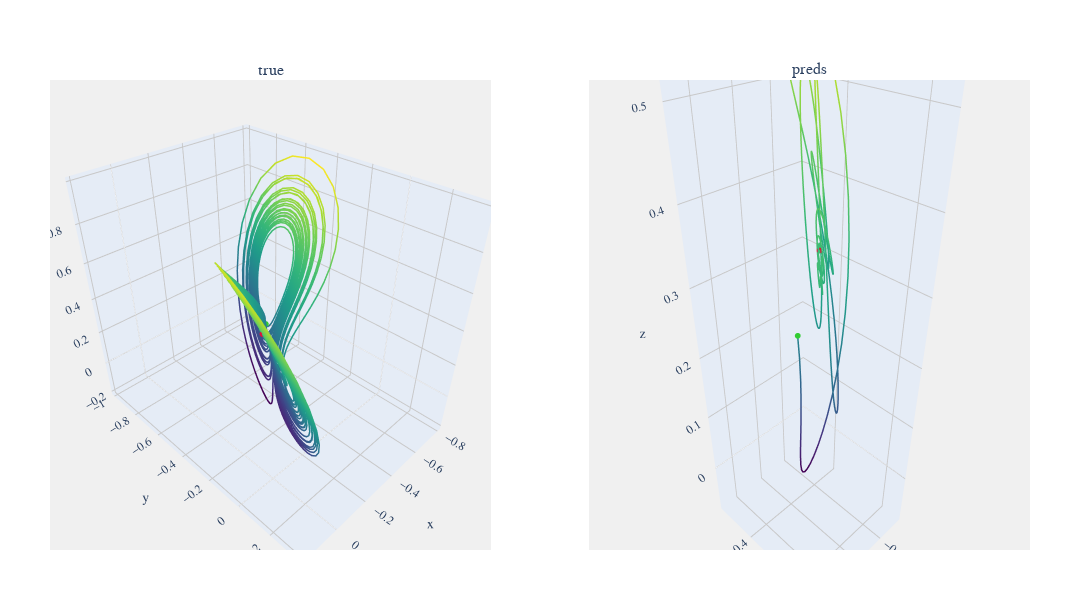

Notebook code cell kept with this figure:
### Markdown cell above
## Best RMSE

### Code cell
Best_param_num = np.argmin([data[i]['metrics'] ['RMSE'] for i in range(len(data))]).item()
print(f"Parameters {Best_param_num} {data[Best_param_num]['parameters']}, RMSE = {data[Best_param_num]['metrics']['RMSE']}")
viz.compare_plot(datasets=[data[Best_param_num]['true_value'], data[Best_param_num]['predictions']], titles=["true","preds"], figsize=(1080,600))

### Figure 1 — Plotly figure (JSON) as saved in the notebook; plotly's stock layout.template omitted (floating-point values rounded to 4 significant figures; data arrays with more than 128 entries replaced by an {"elided": "..."} marker saying what was removed)
{"data": [{"hoverinfo": "x+y+z", "line": {"color": {"elided": "2500 float values"}, "colorscale": [[0, "#440154"], [0.1111, "#482878"], [0.2222, "#3e4989"], [0.3333, "#31688e"], [0.4444, "#26828e"], [0.5556, "#1f9e89"], [0.6667, "#35b779"], [0.7778, "#6ece58"], [0.8889, "#b5de2b"], [1, "#fde725"]], "width": 3}, "mode": "lines", "name": "Dataset 1", "scene": "scene", "type": "scatter3d", "x": {"elided": "2500 float values"}, "y": {"elided": "2500 float values"}, "z": {"elided": "2500 float values"}}, {"hoverinfo": "none", "marker": {"color": "limegreen", "size": 2}, "mode": "markers", "name": "Start", "scene": "scene", "showlegend": false, "type": "scatter3d", "x": [-0.3608], "y": [-0.4117], "z": [0.2703]}, {"hoverinfo": "none", "marker": {"color": "crimson", "size": 2}, "mode": "markers", "name": "End", "scene": "scene", "showlegend": false, "type": "scatter3d", "x": [0.009835], "y": [-0.05223], "z": [0.5999]}, {"hoverinfo": "x+y+z", "line": {"color": {"elided": "2500 float values"}, "colorscale": [[0, "#440154"], [0.1111, "#482878"], [0.2222, "#3e4989"], [0.3333, "#31688e"], [0.4444, "#26828e"], [0.5556, "#1f9e89"], [0.6667, "#35b779"], [0.7778, "#6ece58"], [0.8889, "#b5de2b"], [1, "#fde725"]], "width": 3}, "mode": "lines", "name": "Dataset 2", "scene": "scene2", "type": "scatter3d", "x": {"elided": "2500 float values"}, "y": {"elided": "2500 float values"}, "z": {"elided": "2500 float values"}}, {"hoverinfo": "none", "marker": {"color": "limegreen", "size": 2}, "mode": "markers", "name": "Start", "scene": "scene2", "showlegend": false, "type": "scatter3d", "x": [-0.351], "y": [-0.3811], "z": [0.2382]}, {"hoverinfo": "none", "marker": {"color": "crimson", "size": 2}, "mode": "markers", "name": "End", "scene": "scene2", "showlegend": false, "type": "scatter3d", "x": [-0.3089], "y": [-0.3071], "z": [0.3955]}], "layout": {"annotations": [{"font": {"size": 16}, "showarrow": false, "text": "true", "x": 0.225, "xanchor": "center", "xref": "paper", "y": 1, "yanchor": "bottom", "yref": "paper"}, {"font": {"size": 16}, "showarrow": false, "text": "preds", "x": 0.775, "xanchor": "center", "xref": "paper", "y": 1, "yanchor": "bottom", "yref": "paper"}], "font": {"family": "Arial", "size": 12}, "height": 600, "margin": {"b": 50, "l": 50, "r": 50, "t": 80}, "paper_bgcolor": "white", "plot_bgcolor": "rgb(240, 240, 240)", "scene": {"aspectmode": "data", "bgcolor": "rgb(240, 240, 240)", "domain": {"x": [0, 0.45], "y": [0, 1]}, "xaxis": {"gridcolor": "rgb(200, 200, 200)", "showbackground": true}, "yaxis": {"gridcolor": "rgb(200, 200, 200)", "showbackground": true}, "zaxis": {"gridcolor": "rgb(200, 200, 200)", "showbackground": true}}, "scene2": {"aspectmode": "data", "bgcolor": "rgb(240, 240, 240)", "domain": {"x": [0.55, 1], "y": [0, 1]}, "xaxis": {"gridcolor": "rgb(200, 200, 200)", "showbackground": true}, "yaxis": {"gridcolor": "rgb(200, 200, 200)", "showbackground": true}, "zaxis": {"gridcolor": "rgb(200, 200, 200)", "showbackground": true}}, "showlegend": false, "width": 1080}}
